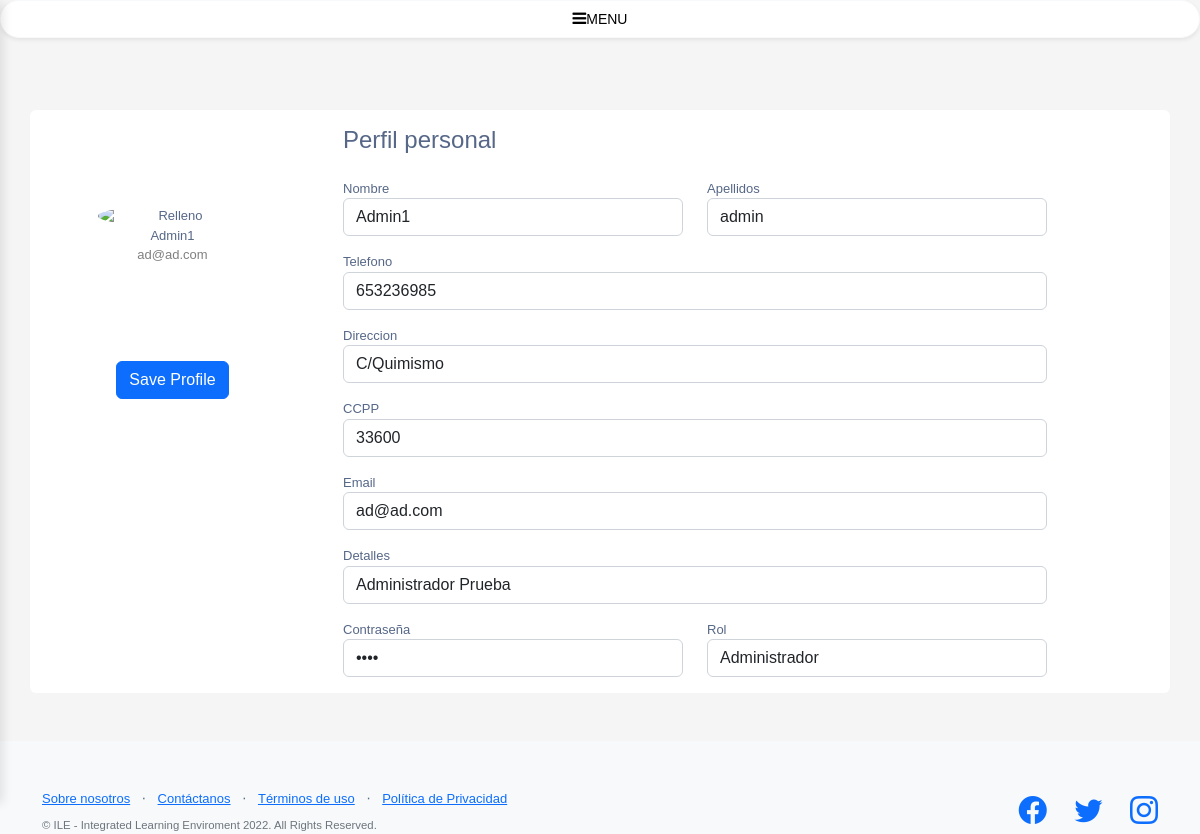
Page /profile.php (signed in) on the committed database.
### tables this page shows
CREATE TABLE IF NOT EXISTS `tUser` (

  `user_id`                 int NOT NULL AUTO_INCREMENT,
  `user_name`               varchar(25) NOT NULL,
  `user_last_name`          varchar(25) NOT NULL,
  `user_mail`               varchar(25) NOT NULL,
  `user_pw`                 varchar(50) NOT NULL,
  `user_address`            varchar(50) NOT NULL,
  `user_post_code`          int(5) NOT NULL,
  `user_phone`              int(15) NOT NULL,
  `user_details`            varchar(200) DEFAULT NULL,
  `user_role`               ENUM('teacher', 'student', 'admin', 'dev'),
  PRIMARY KEY (`user_id`)

);

### www/classes/User.class.php (the view, shortened to what this page needs)
<?php
class User {
    public function display_profile($mail)
    {
        $connection = new ConnectorSQL();
        $conn = $connection->getCon();
        $query = "SELECT * from tUser where user_mail = '$mail'";
        $result = mysqli_query($conn, $query);
        if ($data = $result->fetch_array(MYSQLI_ASSOC)){
            ?>
            <form action="" method='POST'>
            <div class="container rounded bg-white mt-5 mb-5">
                <div class="row">
                    <div class="col-md-3 border-right">
                        <div class="d-flex flex-column align-items-center text-center p-3 py-5"><img class="rounded-circle mt-5" width="150px" alt='Relleno' src="https://st3.depositphotos.com/15648834/17930/v/600/depositphotos_179308454-stock-illustration-unknown-person-silhouette-glasses-profile.jpg"><span class="font-weight-bold"><?= $data['user_name'] ?></span><span class="text-black-50"><?= $mail ?></span><span> </span></div>
                        <div class="mt-5 text-center"><button class="btn btn-primary profile-button" name='edit' type="submit">Save Profile</button></div>
                    </div>
                    <div class="col-md-8 border-right">
                        <div class="p-3">
                            <div class="d-flex justify-content-between align-items-center mb-3">
                                <h4 class="text-right">Perfil personal</h4>
                            </div>
                            <div class="row mt-2">
                                <div class="col-md-6"><label class="labels">Nombre</label>
                                <input type="text" class="form-control" name='nombre' placeholder="Nombre" value="<?= $data['user_name'] ?>"></div>
                                <div class="col-md-6"><label class="labels">Apellidos</label>
                                <input type="text" class="form-control" name='apellidos' value="<?= $data['user_last_name'] ?>" placeholder="Apellidos"></div>
                            </div>
                            <div class="row mt-3">
                                <div class="col-md-12"><label class="labels">Telefono</label>
                                <input type="text" class="form-control" name='telefono' placeholder="Telefono" value="<?= $data['user_phone'] ?>"></div>
                                <div class="col-md-12 mt-3"><label class="labels">Direccion</label>
                                <input type="text" class="form-control" name='direccion' placeholder="Direccion" value="<?= $data['user_address'] ?>"></div>
                                <div class="col-md-12 mt-3"><label class="labels">CCPP</label>
                                <input type="text" class="form-control" name='ccpp' placeholder="Codigo Postal" value="<?= $data['user_post_code'] ?>"></div>
                                <div class="col-md-12 mt-3"><label class="labels">Email</label>
                                <input type="text" class="form-control" name='email' placeholder="email" value="<?= $data['user_mail'] ?>"></div>
                                <div class="col-md-12 mt-3"><label class="labels">Detalles</label>
                                <input type="text" class="form-control" name='detalles' placeholder="details" value="<?= $data['user_details'] ?>"></div>
                            </div>
                            <div class="row mt-3">
                                <div class="col-md-6"><label class="labels">Contraseña</label>
                                <input type="password" class="form-control" name='password' placeholder="contraseña" value="<?= $data['user_pw'] ?>"></div>
                                <div class="col-md-6"><label class="labels">Rol</label>
                                    <select class="form-control" name='rol' value="<?= $data['user_role'] ?>" <?= $_SESSION['role'] == 'student' ? 'disabled' : '' ?>>
                                    <option value="admin" <?= $_SESSION['role'] == 'admin' ? 'selected' : '' ?>>Administrador</option>
                                    </select>
                                </div>
                            </div>
                        </div>
                    </div>
                </div>
            </div>
            </form>
        <?php
        }
        else return(false);
    }
}

### www/css/crud.style.css (style rules this page uses)
body { color: #566787; background: #f5f5f5; font-family: 'Varela Round', sans-serif; font-size: 13px; }

### rows in the picture
tuser: user_name "Admin1", nombre "Admin1", apellidos "admin", telefono "653236985", direccion "C/Quimismo", ccpp "33600", email "ad@ad.com", detalles "Administrador Prueba", rol "Administrador"

### other values in the picture
$mail "ad@ad.com"
